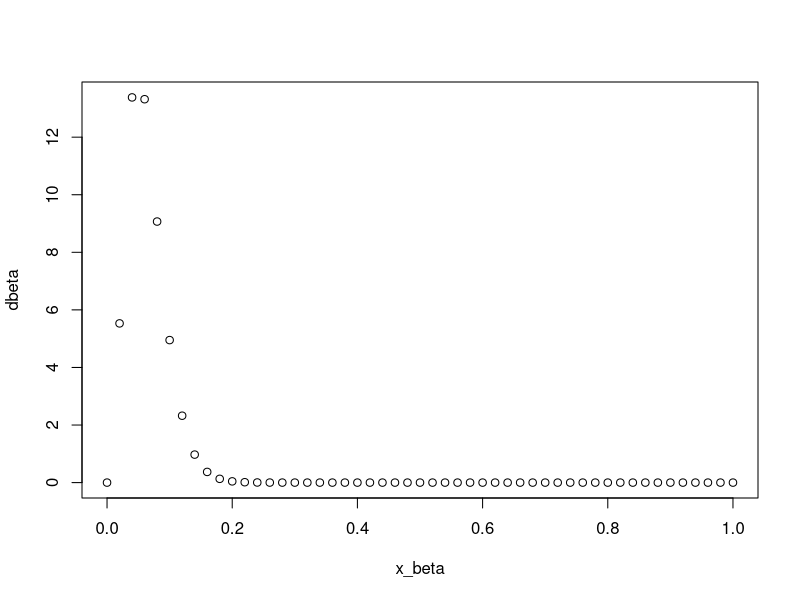
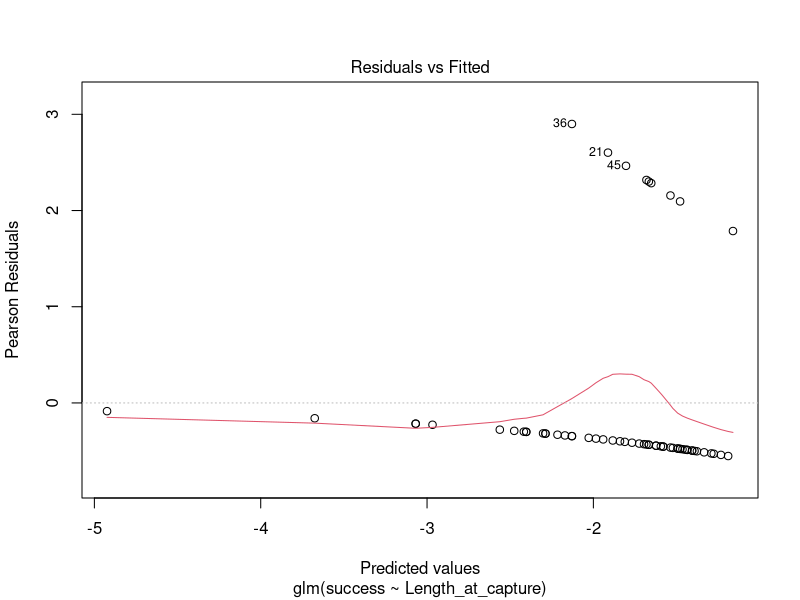
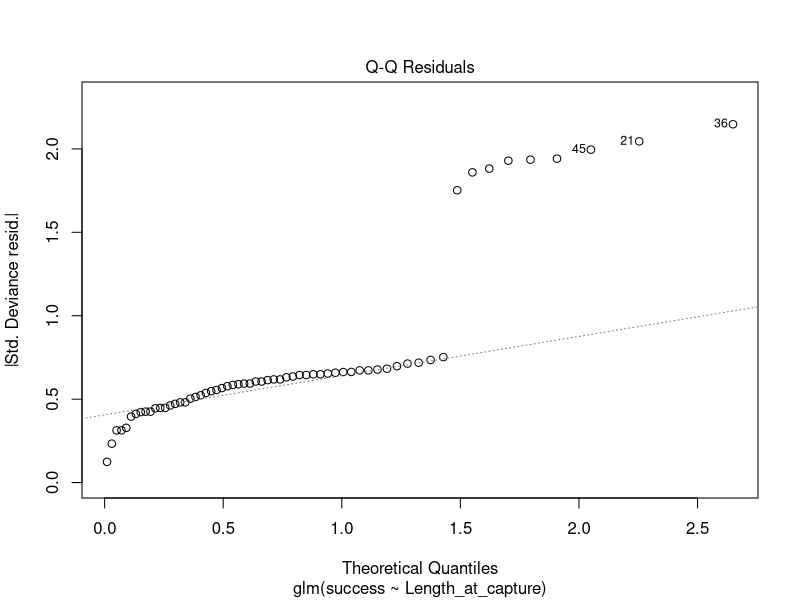
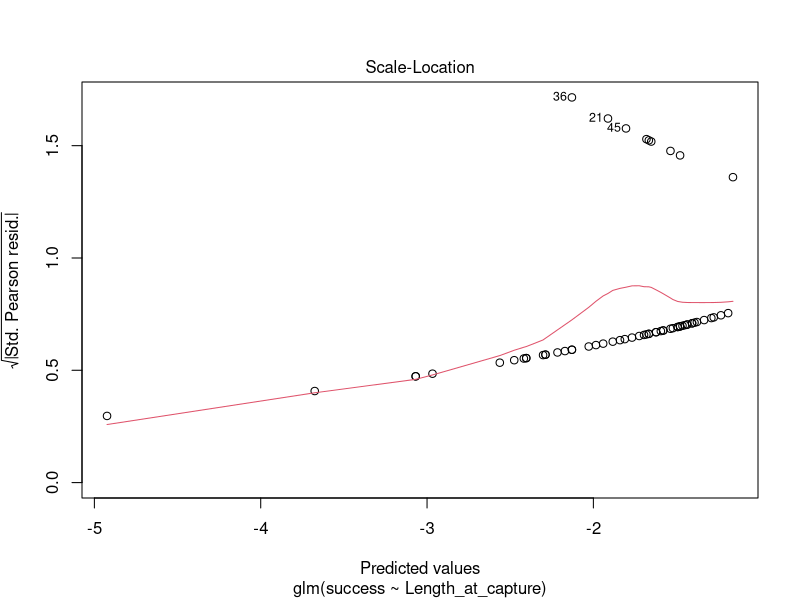
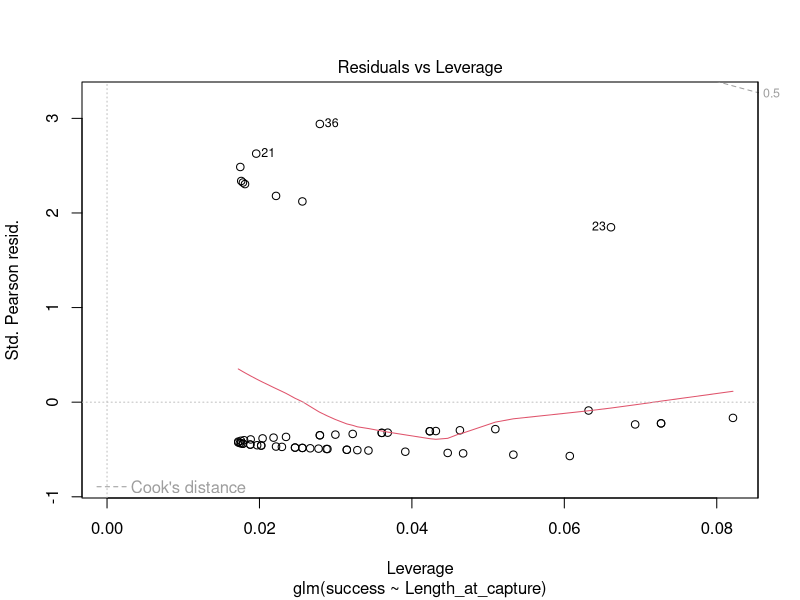
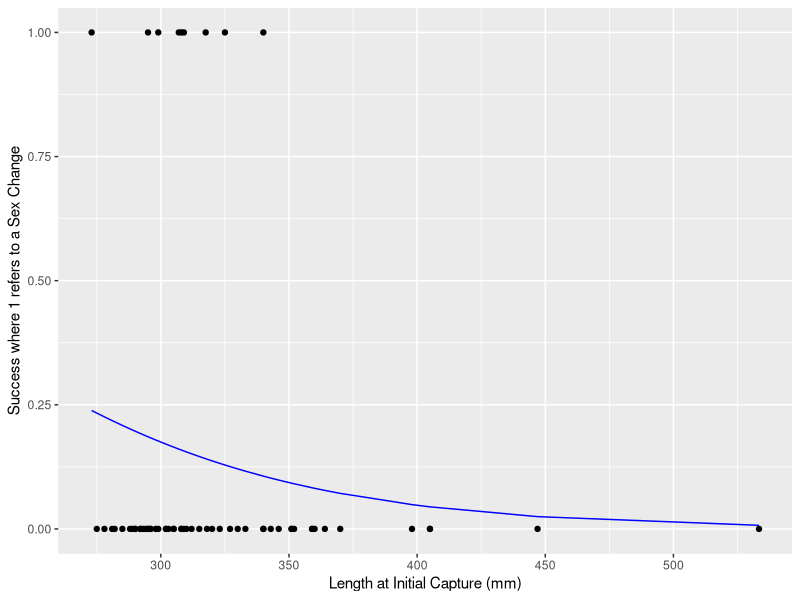
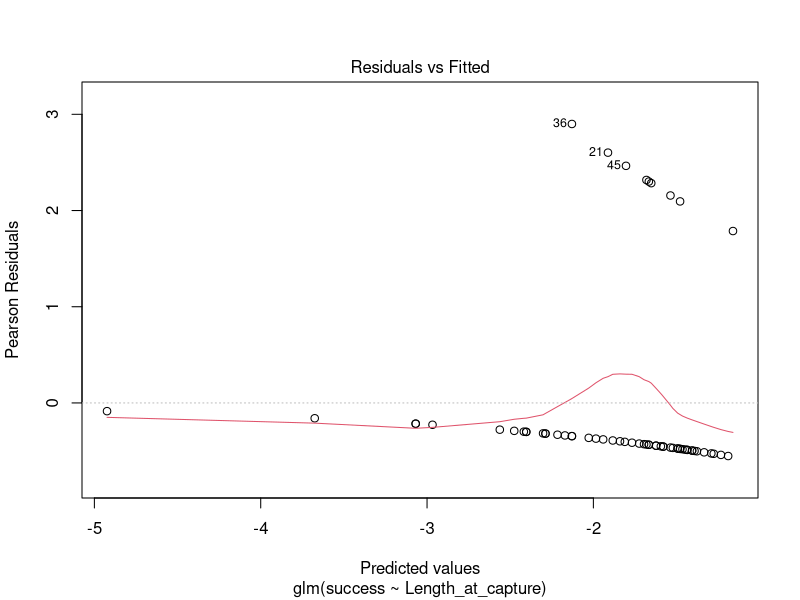
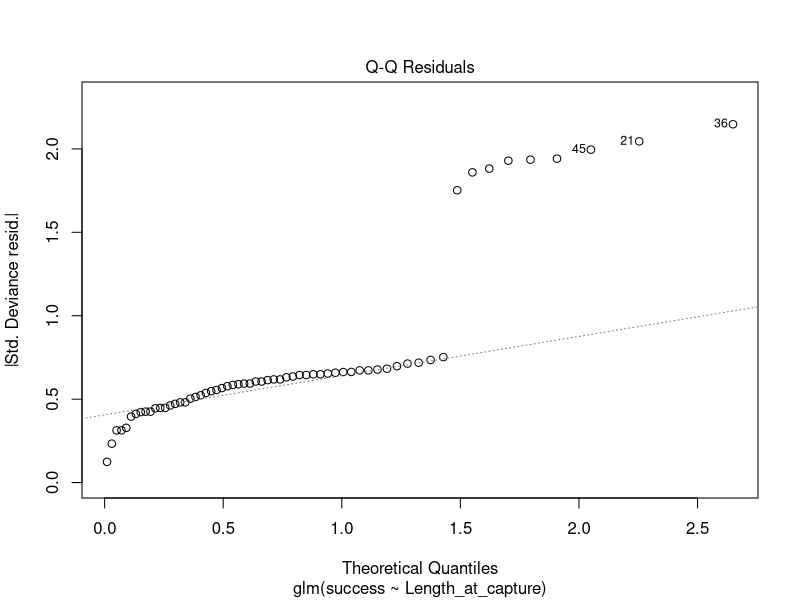

Write R code to recreate these figures, in order.
#Title: Stat 955 Homework 3
#Authors: Jess Briggs & Amanda Kerkhove
#Date Created:2022-09-27

#Background
#Black sea bass are a protogynous hermaphrodite marine fish species – they change sex from female to male, although there are also primary males which first mature as males.  They do not change from male to female and they change sex primarily after the end of the spawning season (May to July).  The file BSB_tagging_data.xlsx contains the results of a tagging study conducted on this species.  Individual black sea bass (BSB) were captured, tagged with a unique identifier, and released on the “Date_at_capture.”  Some of these individuals were recaptured on the “Date_at_recapture.”  Sex and length were recorded at both time points (though this file only includes the “Length_at_capture.”  Sex change isn’t instantaneous, so some individuals recaptured while undergoing sex change are recorded as intersex.  These individuals can also be thought of as having changed sex.


#Question 1.1: Plot a probability density function (probability density vs. proportions from 0 to 1) for the proportion of female black sea bass that changed sex out of all those which were recaptured after the end of the spawning season (i.e., after July). 
library(lubridate)
library(dplyr)
library(ggplot2)

data<-read.csv("BSB_tagging_data.csv")%>%
  mutate(Date_at_recapture = mdy(Date_at_recapture))%>%
  filter(month(Date_at_recapture) > 7) %>%
  mutate(Sex_at_recapture = as.factor(Sex_at_recapture))

x_beta <- seq(0, 1, by = 0.02)    
dbeta<-dbeta(x_beta, 4, 59)
plot(x_beta, dbeta)


#Q1.2
p <- c(0.025, 0.975) #vector of probabilities
qbeta(p, 4, 59)

#Q1.3a Does the length of a female effect the probability of sex change given recapture after end of spawning season?
mf <- data %>% mutate(Sex_at_recapture = replace(Sex_at_recapture, Sex_at_recapture == 'Intersex', 'M'))
mf$Sex_at_capture <- ifelse(mf$Sex_at_capture == 'F', 1, 0)
mf$Sex_at_recapture <- ifelse(mf$Sex_at_recapture == 'F', 1, 0)
mf$Sex_at_capture <- as.numeric(mf$Sex_at_capture)
mf$Sex_at_recapture <- as.numeric(mf$Sex_at_recapture)
#Changed intersex at capture to M bc transition is in progress

#Add a success column:
mf <- mf %>% mutate(success = Sex_at_capture - Sex_at_recapture)

model <- glm(success ~ Length_at_capture, data = mf, family = binomial)
summary(model)
plot(model)

#No, length does not impact transition likelihood - p-value = 0.1122

#Q1.3b By how much is the log odds of sex change predicted to change for every millimeter increase in length?
#For every mm of length, there is a -0.014 percent log odds change of probability of sex change

#Q1.4 Plot the relationship between the probability of sex change for these individuals and length.  Overlay the model estimated relationship on the data.  Label axes appropriately and provide a figure caption

mf$predict <- predict.glm(model, type='response')

ggplot() +
  geom_point(data = mf, aes(x = Length_at_capture, y = success)) +
  geom_line(data = mf, aes(x = Length_at_capture, y = predict), color = 'blue') +
 labs(y = 'Success where 1 refers to a Sex Change', x = 'Length at Initial Capture (mm)')

#Figure Caption: Model estimates shows that as tail length increases, probability of transition decreases.

# Q1.5: Provide a 95% prediction interval for the probability of sex change for a female of length 300 mm.
fish<-data.frame(Length_at_capture = seq(250, 311, 1))
fam <- family(model)
ilink <- fam$linkinv
ilink <- family(model)$linkinv

preds <- bind_cols(fish, setNames(as_tibble(predict(model, fish, se.fit = TRUE)[1:2]), c('fit_link',"se_link")))

preds <- mutate(preds, fit_resp  = ilink(fit_link), right_upr = ilink(fit_link + (2 * se_link)), right_lwr = ilink(fit_link - (2 * se_link)))



preds$right_upr[preds$Length_at_capture == 300]
preds$right_lwr[preds$Length_at_capture == 300]

#Q1.6: Are there any problems with applying logistic regression to the data from this study?
### This data is not normally distributed and therefore violates the assumptions of linear modeling
plot(model)


